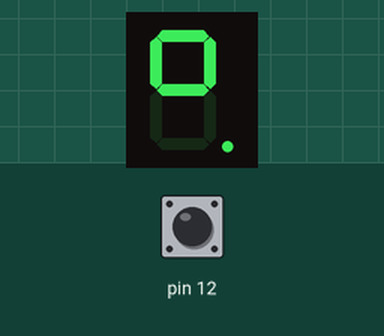
A sketch run on a simulated Arduino Uno, built with avr-gcc and run on an emulated ATmega328P. Parts: 1-digit seven-segment display. Wiring (inferred from the names in the program): 1-digit 7-segment display, segments lit when HIGH: segments pin 2, pin 3, pin 4, pin 5, pin 6, pin 7, pin 8, pin 9. The inputs (shaded band) are chosen by the test bench; at power-on: pin 12 HIGH. The segment pins are drawn as the display they are named for.

Above: at 1.2 s.
1.3 s: pin 12 pulled LOW for 0.15 s
At 2.2 s:
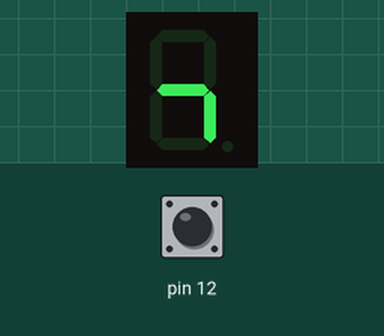
2.9 s: pin 12 pulled LOW for 1 s
At 3.4 s:
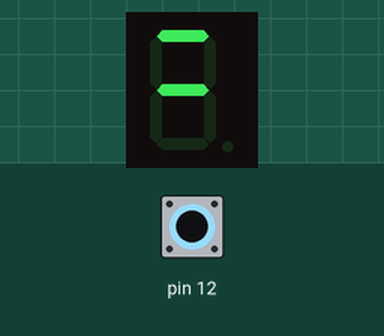
5.4 s: pin 12 pulled LOW for 0.15 s
At 6.6 s:
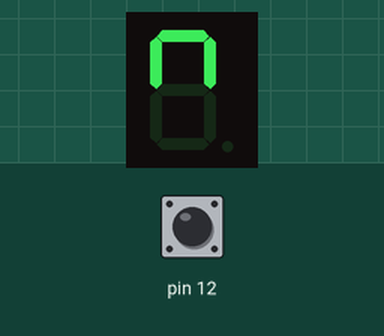
7.0 s: pin 12 pulled LOW for 3.2 s
At 7.8 s:
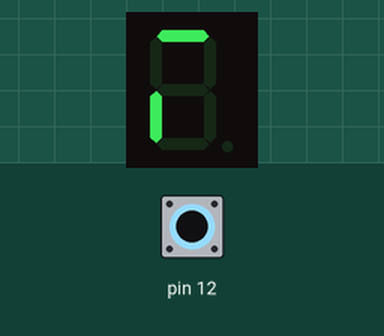
11.7 s: pin 12 pulled LOW for 0.15 s
At 12.5 s:
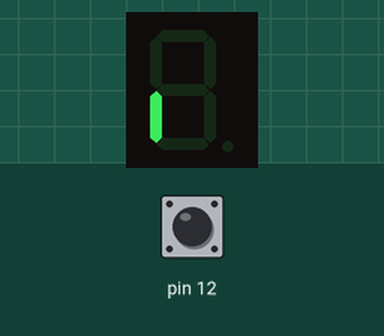
13.3 s: pin 12 pulled LOW for 1 s
At 13.8 s:
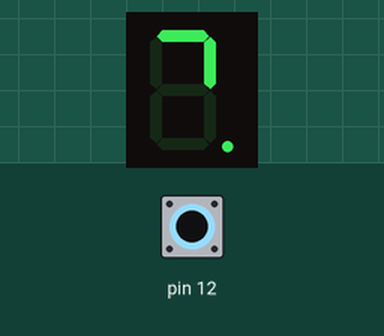
Timing chart, 0 to 16.3 s (numbered marks = the images above; inputs shaded):
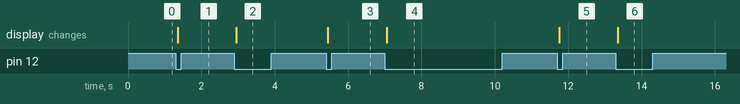

The sketch:

7seg_counter_button.ino
```cpp
#define BUTTON 12                   // Define the button pin as Arduino digital pin 12
byte pin[] = {2, 3, 4, 5, 6, 7, 8, 9}; // Array of Arduino pins connected to 7-segment display segments

int button_prev = 0;                // Tracks previous button state (used for edge detection / debouncing)
int count = 0;                      // Counter for which number to display (0–8, cycles with modulo)
int button_state;                   // Variable to store the raw button input state

// Lookup table for digits 1–9 on a 7-segment display
// Each row corresponds to a number, each column to a segment (1 = ON, 0 = OFF)
int number[9][8] = {
  {1, 1, 0, 0, 0, 1, 1, 1}, // 1
  {0, 0, 1, 0, 0, 0, 1, 0}, // 2
  {1, 0, 0, 0, 0, 0, 1, 0}, // 3
  {1, 1, 0, 0, 0, 1, 0, 0}, // 4
  {1, 0, 0, 0, 1, 0, 0, 0}, // 5
  {0, 0, 0, 0, 1, 0, 0, 0}, // 6
  {1, 1, 0, 0, 0, 0, 0, 1}, // 7
  {0, 0, 0, 0, 0, 0, 0, 0}, // 8
  {1, 1, 0, 0, 0, 0, 0, 0}, // 9
};

void setup() {
  // Set pins PD2–PD7 (Arduino D2–D7) as outputs for 7-segment display segments
  DDRD |= (1 << PD2) | (1 << PD3) | (1 << PD4) | (1 << PD5) | (1 << PD6) | (1 << PD7);

  // Set pins PB0 and PB1 (Arduino D8–D9) as outputs for display segments
  DDRB |= (1 << PB0) | (1 << PB1);

  // Set PB4 (Arduino D12) as input
  DDRB &= ~(1 << PB4);

  // Enable internal pull-up resistor on PB4 (button pin)
  PORTB |= (1 << PB4);
}

void loop() {
  // Read button state from PINB register (bit 4 → PB4)
  button_state = PINB & (1 << PB4);

  // If button is pressed (logic LOW because of pull-up) and was not pressed before
  if ((button_state == 0) && (button_prev == 0)) {
    _delay_ms(50);            // Debounce delay
    button_prev = 1;          // Mark button as pressed
    count = (count + 1) % 9;  // Increment count and wrap around after 9
  }

  // If button is released (PB4 = HIGH)
  if (button_state == 16) {   // 16 decimal = bitmask 0b00010000
    button_prev = 0;          // Reset button state
  }

  // Update the 7-segment display with the current number
  for (int b = 0; b < 8; b++) {
    switch (pin[b]) {
      case 2: if (number[count][b]) PORTD |=  (1 << PD2); else PORTD &= ~(1 << PD2); break;
      case 3: if (number[count][b]) PORTD |=  (1 << PD3); else PORTD &= ~(1 << PD3); break;
      case 4: if (number[count][b]) PORTD |=  (1 << PD4); else PORTD &= ~(1 << PD4); break;
      case 5: if (number[count][b]) PORTD |=  (1 << PD5); else PORTD &= ~(1 << PD5); break;
      case 6: if (number[count][b]) PORTD |=  (1 << PD6); else PORTD &= ~(1 << PD6); break;
      case 7: if (number[count][b]) PORTD |=  (1 << PD7); else PORTD &= ~(1 << PD7); break;
      case 8: if (number[count][b]) PORTB |=  (1 << PB0); else PORTB &= ~(1 << PB0); break;
      case 9: if (number[count][b]) PORTB |=  (1 << PB1); else PORTB &= ~(1 << PB1); break;
    }
  }
}
```

Measured:
- after the input at 1.3 s, the display: changes after 0.05 s (image 1)
- after the input at 2.9 s, the display: changes after 0.05 s (image 2)
- after the input at 5.4 s, the display: changes after 0.05 s (image 3)
- after the input at 7.0 s, the display: changes after 0.05 s (image 4)
- after the input at 11.7 s, the display: changes after 0.05 s (image 5)
- after the input at 13.3 s, the display: changes after 0.05 s (image 6)
